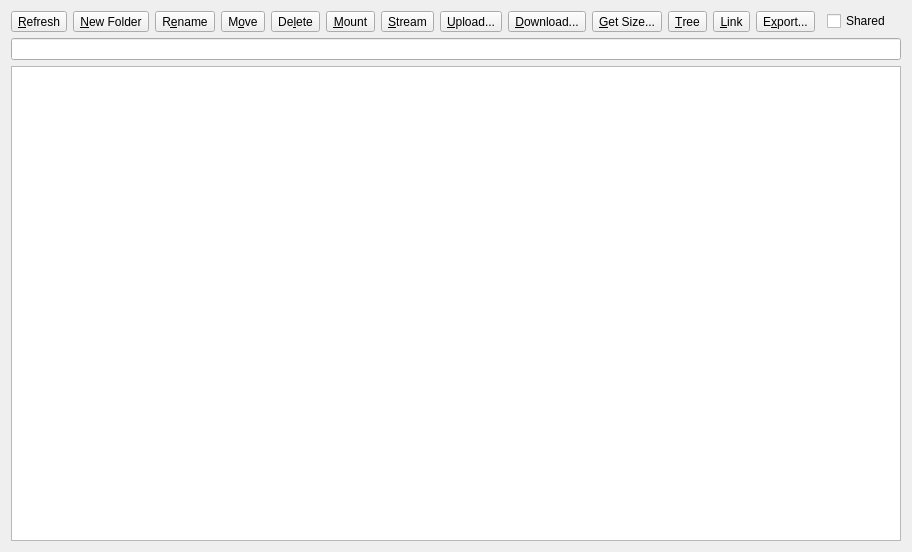
<?xml version="1.0" encoding="UTF-8"?>
<ui version="4.0">
 <class>RemoteWidget</class>
 <widget class="QWidget" name="RemoteWidget">
  <property name="geometry">
   <rect>
    <x>0</x>
    <y>0</y>
    <width>912</width>
    <height>552</height>
   </rect>
  </property>
  <property name="windowTitle">
   <string>Form</string>
  </property>
  <layout class="QHBoxLayout" name="horizontalLayout">
   <item>
    <widget class="QSplitter" name="splitter">
     <property name="orientation">
      <enum>Qt::Horizontal</enum>
     </property>
     <property name="childrenCollapsible">
      <bool>false</bool>
     </property>
     <widget class="QWidget" name="layout" native="true">
      <layout class="QVBoxLayout" name="verticalLayout">
       <property name="leftMargin">
        <number>0</number>
       </property>
       <property name="topMargin">
        <number>0</number>
       </property>
       <property name="rightMargin">
        <number>0</number>
       </property>
       <property name="bottomMargin">
        <number>0</number>
       </property>
       <item>
        <widget class="QWidget" name="buttons" native="true">
         <layout class="QHBoxLayout" name="horizontalLayout_2">
          <property name="leftMargin">
           <number>0</number>
          </property>
          <property name="topMargin">
           <number>0</number>
          </property>
          <property name="rightMargin">
           <number>0</number>
          </property>
          <property name="bottomMargin">
           <number>0</number>
          </property>
          <item>
           <widget class="QToolButton" name="buttonRefresh">
            <property name="text">
             <string>&amp;Refresh</string>
            </property>
            <property name="toolButtonStyle">
             <enum>Qt::ToolButtonTextBesideIcon</enum>
            </property>
           </widget>
          </item>
          <item>
           <widget class="QToolButton" name="buttonMkdir">
            <property name="text">
             <string>&amp;New Folder</string>
            </property>
            <property name="toolButtonStyle">
             <enum>Qt::ToolButtonTextBesideIcon</enum>
            </property>
           </widget>
          </item>
          <item>
           <widget class="QToolButton" name="buttonRename">
            <property name="text">
             <string>R&amp;ename</string>
            </property>
            <property name="toolButtonStyle">
             <enum>Qt::ToolButtonTextBesideIcon</enum>
            </property>
           </widget>
          </item>
          <item>
           <widget class="QToolButton" name="buttonMove">
            <property name="text">
             <string>M&amp;ove</string>
            </property>
            <property name="toolButtonStyle">
             <enum>Qt::ToolButtonTextBesideIcon</enum>
            </property>
           </widget>
          </item>
          <item>
           <widget class="QToolButton" name="buttonPurge">
            <property name="text">
             <string>De&amp;lete</string>
            </property>
            <property name="toolButtonStyle">
             <enum>Qt::ToolButtonTextBesideIcon</enum>
            </property>
           </widget>
          </item>
          <item>
           <widget class="QToolButton" name="buttonMount">
            <property name="text">
             <string>&amp;Mount</string>
            </property>
            <property name="toolButtonStyle">
             <enum>Qt::ToolButtonTextBesideIcon</enum>
            </property>
           </widget>
          </item>
          <item>
           <widget class="QToolButton" name="buttonStream">
            <property name="text">
             <string>&amp;Stream</string>
            </property>
            <property name="toolButtonStyle">
             <enum>Qt::ToolButtonTextBesideIcon</enum>
            </property>
           </widget>
          </item>
          <item>
           <widget class="QToolButton" name="buttonUpload">
            <property name="text">
             <string>&amp;Upload...</string>
            </property>
            <property name="toolButtonStyle">
             <enum>Qt::ToolButtonTextBesideIcon</enum>
            </property>
           </widget>
          </item>
          <item>
           <widget class="QToolButton" name="buttonDownload">
            <property name="text">
             <string>&amp;Download...</string>
            </property>
            <property name="toolButtonStyle">
             <enum>Qt::ToolButtonTextBesideIcon</enum>
            </property>
           </widget>
          </item>
          <item>
           <widget class="QToolButton" name="buttonSize">
            <property name="text">
             <string>&amp;Get Size...</string>
            </property>
            <property name="toolButtonStyle">
             <enum>Qt::ToolButtonTextBesideIcon</enum>
            </property>
           </widget>
          </item>
          <item>
           <widget class="QToolButton" name="buttonTree">
            <property name="text">
             <string>&amp;Tree</string>
            </property>
            <property name="toolButtonStyle">
             <enum>Qt::ToolButtonTextBesideIcon</enum>
            </property>
           </widget>
          </item>
          <item>
           <widget class="QToolButton" name="buttonLink">
            <property name="text">
             <string>&amp;Link</string>
            </property>
            <property name="toolButtonStyle">
             <enum>Qt::ToolButtonTextBesideIcon</enum>
            </property>
           </widget>
          </item>
          <item>
           <widget class="QToolButton" name="buttonExport">
            <property name="text">
             <string>E&amp;xport...</string>
            </property>
            <property name="toolButtonStyle">
             <enum>Qt::ToolButtonTextBesideIcon</enum>
            </property>
           </widget>
          </item>
          <item>
           <spacer name="horizontalSpacer">
            <property name="orientation">
             <enum>Qt::Horizontal</enum>
            </property>
            <property name="sizeHint" stdset="0">
             <size>
              <width>40</width>
              <height>20</height>
             </size>
            </property>
           </spacer>
          </item>
          <item>
           <widget class="QCheckBox" name="checkBoxShared">
            <property name="toolTip">
             <string>Shared with Me (Google Drive)</string>
            </property>
            <property name="text">
             <string>Shared</string>
            </property>
           </widget>
          </item>
          <item>
           <spacer name="spacer">
            <property name="orientation">
             <enum>Qt::Horizontal</enum>
            </property>
            <property name="sizeType">
             <enum>QSizePolicy::Minimum</enum>
            </property>
            <property name="sizeHint" stdset="0">
             <size>
              <width>10</width>
              <height>20</height>
             </size>
            </property>
           </spacer>
          </item>
         </layout>
        </widget>
       </item>
       <item>
        <widget class="QLineEdit" name="path">
         <property name="readOnly">
          <bool>true</bool>
         </property>
        </widget>
       </item>
       <item>
        <widget class="QTreeView" name="tree">
         <property name="contextMenuPolicy">
          <enum>Qt::CustomContextMenu</enum>
         </property>
         <property name="acceptDrops">
          <bool>true</bool>
         </property>
         <property name="editTriggers">
          <set>QAbstractItemView::NoEditTriggers</set>
         </property>
         <property name="dragDropOverwriteMode">
          <bool>true</bool>
         </property>
         <property name="defaultDropAction">
          <enum>Qt::CopyAction</enum>
         </property>
         <property name="selectionMode">
          <enum>QAbstractItemView::ExtendedSelection</enum>
         </property>
         <property name="selectionBehavior">
          <enum>QAbstractItemView::SelectRows</enum>
         </property>
         <property name="uniformRowHeights">
          <bool>true</bool>
         </property>
         <property name="sortingEnabled">
          <bool>true</bool>
         </property>
         <attribute name="headerStretchLastSection">
          <bool>false</bool>
         </attribute>
        </widget>
       </item>
      </layout>
     </widget>
    </widget>
   </item>
  </layout>
  <action name="refresh">
   <property name="text">
    <string>&amp;Refresh</string>
   </property>
   <property name="shortcut">
    <string>F5</string>
   </property>
  </action>
  <action name="mount">
   <property name="text">
    <string>&amp;Mount</string>
   </property>
   <property name="toolTip">
    <string>rclone mount</string>
   </property>
  </action>
  <action name="stream">
   <property name="text">
    <string>&amp;Stream</string>
   </property>
  </action>
  <action name="mkdir">
   <property name="text">
    <string>&amp;New Folder</string>
   </property>
   <property name="toolTip">
    <string>rclone mkdir</string>
   </property>
   <property name="shortcut">
    <string>F7</string>
   </property>
  </action>
  <action name="rename">
   <property name="text">
    <string>R&amp;ename</string>
   </property>
   <property name="toolTip">
    <string>rclone moveto</string>
   </property>
   <property name="shortcut">
    <string>F2</string>
   </property>
  </action>
  <action name="purge">
   <property name="text">
    <string>De&amp;lete</string>
   </property>
   <property name="toolTip">
    <string>rclone purge|delete</string>
   </property>
   <property name="shortcut">
    <string>Del</string>
   </property>
  </action>
  <action name="upload">
   <property name="text">
    <string>&amp;Upload</string>
   </property>
  </action>
  <action name="download">
   <property name="text">
    <string>&amp;Download</string>
   </property>
  </action>
  <action name="getSize">
   <property name="text">
    <string>&amp;Get Size</string>
   </property>
   <property name="toolTip">
    <string>rclone size</string>
   </property>
  </action>
  <action name="getTree">
   <property name="text">
    <string>DirTree</string>
   </property>
   <property name="toolTip">
    <string>rclone tree</string>
   </property>
  </action>
  <action name="export_">
   <property name="text">
    <string>E&amp;xport</string>
   </property>
   <property name="toolTip">
    <string>Export files list</string>
   </property>
  </action>
  <action name="move">
   <property name="text">
    <string>M&amp;ove</string>
   </property>
   <property name="toolTip">
    <string>rclone move</string>
   </property>
  </action>
  <action name="shared">
   <property name="text">
    <string>Shared</string>
   </property>
  </action>
  <action name="link">
   <property name="text">
    <string>Public Link</string>
   </property>
   <property name="toolTip">
    <string>rclone link</string>
   </property>
  </action>
 </widget>
 <tabstops>
  <tabstop>buttonRefresh</tabstop>
  <tabstop>buttonMkdir</tabstop>
  <tabstop>buttonRename</tabstop>
  <tabstop>buttonPurge</tabstop>
  <tabstop>buttonMount</tabstop>
  <tabstop>buttonStream</tabstop>
  <tabstop>buttonUpload</tabstop>
  <tabstop>buttonDownload</tabstop>
  <tabstop>buttonSize</tabstop>
  <tabstop>buttonTree</tabstop>
  <tabstop>path</tabstop>
  <tabstop>tree</tabstop>
 </tabstops>
 <resources/>
 <connections/>
</ui>
